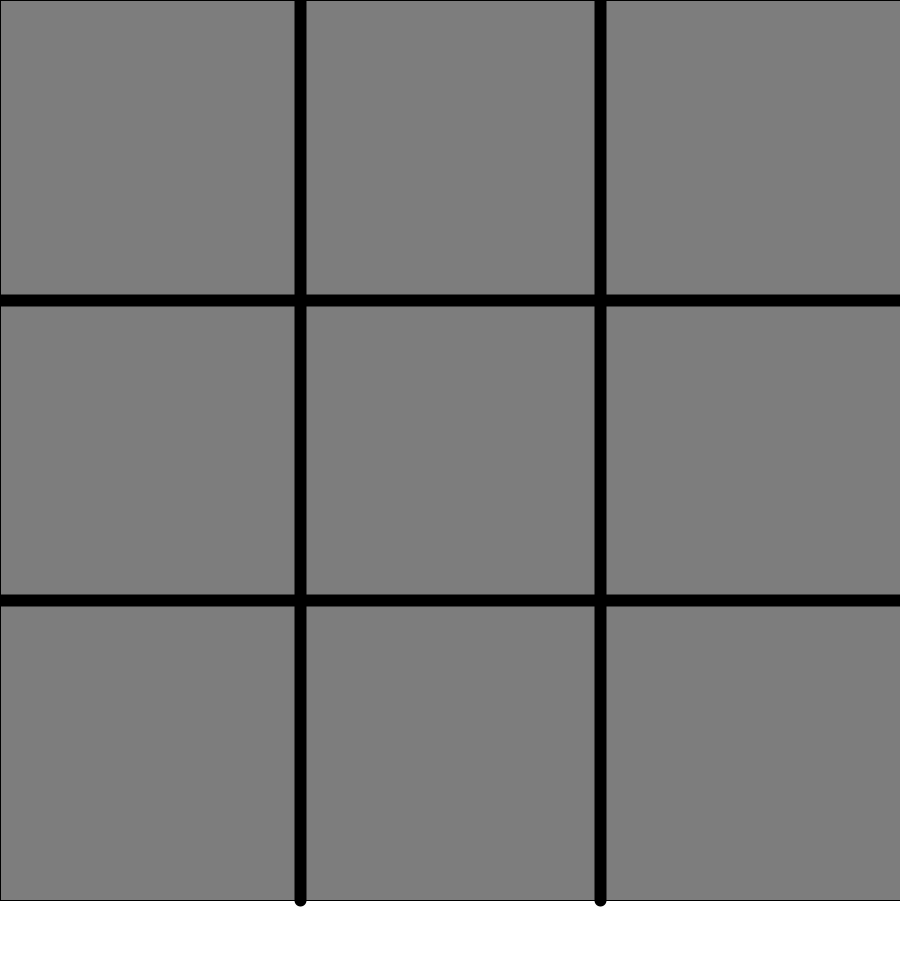
Frame 1 (no input)
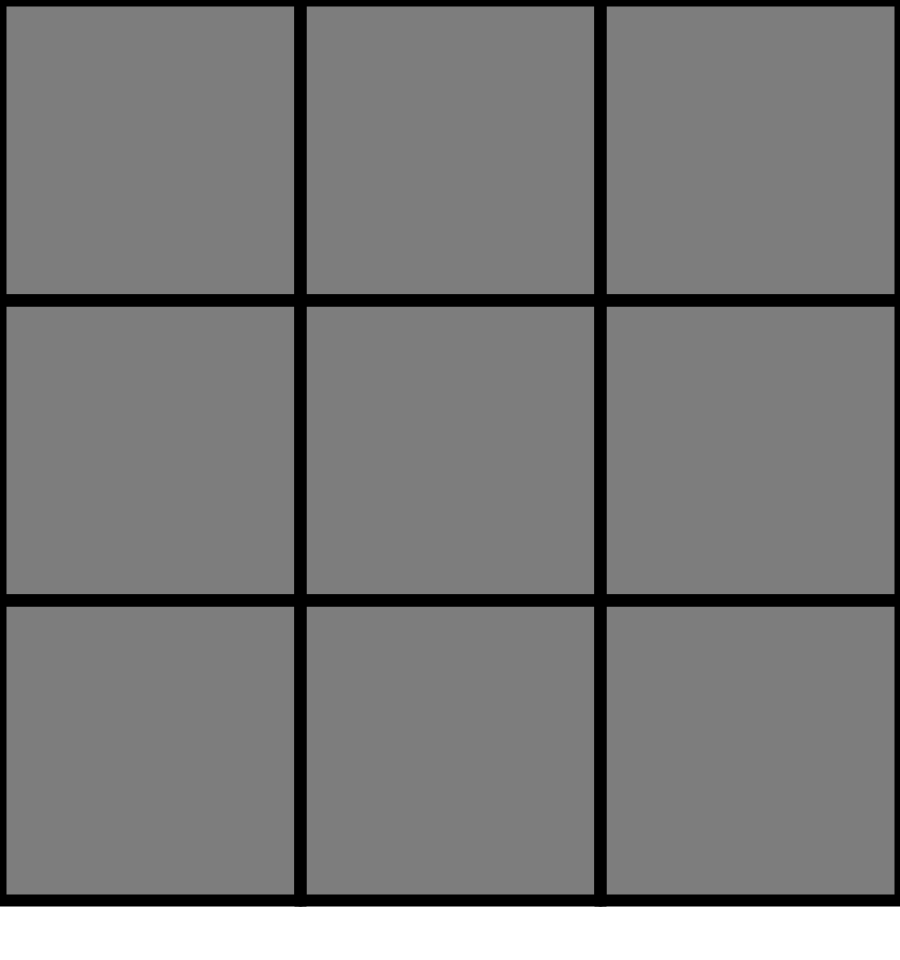
Frame 60 (the mouse pressed at the canvas centre just before this capture)
Frame 120 (the mouse held since frame 60 and released just before this capture): identical to frame 60, image omitted

The Processing sketch that drew these frames (run headless with seeded random() and noise(); from frame 60 on, the mouse is pressed at the canvas centre):

// Processing sketch: Tic_Tac_Toe
// ── Tic_Tac_Toe.pde


Cell[][] cells;
float h,v;

void setup(){
  size(900,960);
  h = width/3;
  v = h;
  
  cells = new Cell[3][3];
  for (int i = 0; i < 3; i++){
    for (int j = 0; j < 3; j++){
      cells[i][j] = new Cell(i,j); 
    }
  }
}

void draw(){
  background(255);
  for (int i = 0; i < 3; i++){
    for (int j = 0; j < 3; j++){
      cells[i][j].show(); 
    }
  } 
  drawGrid();
  if (gamewon()){
    printMessage("You won!!!");
    noLoop();
  }
}

void printMessage(String s){
  float upperBound = v*3 + 10;
  textAlign(CENTER, TOP);
  textSize(36);
  fill(0);
  text(s, width/2, upperBound);
}

boolean gamewon(){
  int col1 = cells[0][0].value + 
             cells[0][1].value +
             cells[0][2].value;
  if (col1 == 3){ return true; }

  int col2 = cells[1][0].value + 
             cells[1][1].value +
             cells[1][2].value;
  if (col2 == 3){ return true; }
  
  int col3 = cells[2][0].value + 
             cells[2][1].value +
             cells[2][2].value;
  if (col3 == 3){ return true; }
  
  int row1 = cells[0][0].value + 
             cells[1][0].value +
             cells[2][0].value;
  if (row1 == 3){ return true; }

  int row2 = cells[0][1].value + 
             cells[1][1].value +
             cells[2][1].value;
  if (row2 == 3){ return true; }
  
  int row3 = cells[0][2].value + 
             cells[1][2].value +
             cells[2][2].value;
  if (row3 == 3){ return true; }
  
  int diag1 = cells[0][0].value + 
              cells[1][1].value +
              cells[2][2].value;
  if (diag1 == 3){ return true; }
  
  int diag2 = cells[2][0].value + 
              cells[1][1].value +
              cells[0][2].value;
  if (diag2 == 3){ return true; }
  
  return false;
}

void drawGrid(){
  stroke(0);
  strokeWeight(12);
  line(h,   0,   h,     v*3 );
  line(h*2, 0,   h*2,   v*3 );
  line(0,   v,   width, v      );
  line(0,   v*2, width, v*2    );
}

void mouseClicked(){
  int hPos = floor(mouseX / h);
  int vPos = floor(mouseY / v);
  
  Cell c = cells[hPos][vPos]; 
  if (mouseButton == LEFT){
    c.update(1);
  }
  if (mouseButton == RIGHT){
    c.update(-1);
  }
}
// ── Cell.pde
class Cell{
  int x, y;
  int value = 0;
  
  Cell(int _x, int _y){
    x = _x;
    y = _y;
  }
  
  void show(){
    float topLeftX = x * h;
    float topLeftY = y * v;

    fill(125);
    rect(topLeftX, topLeftY, h, v);
    
    if (value == 1){
      stroke(0);
      strokeWeight(12);
      line(topLeftX + h/3,     topLeftY + v/3, topLeftX + 2 * h/3, topLeftY + 2 * v/3);
      line(topLeftX + 2 * h/3, topLeftY + v/3, topLeftX + h/3,     topLeftY + 2 * v/3);
    }
    if (value == -1){
      stroke(0);
      strokeWeight(12);
      ellipseMode(CORNER);
      ellipse(topLeftX + h/3, topLeftY + v/3, h/3, v/3);
    }
  }
  
  void update(int increment){
    value += increment;
    if (value > 1) { value = 1; }
    if (value < -1){ value = -1; }    
  }
}
